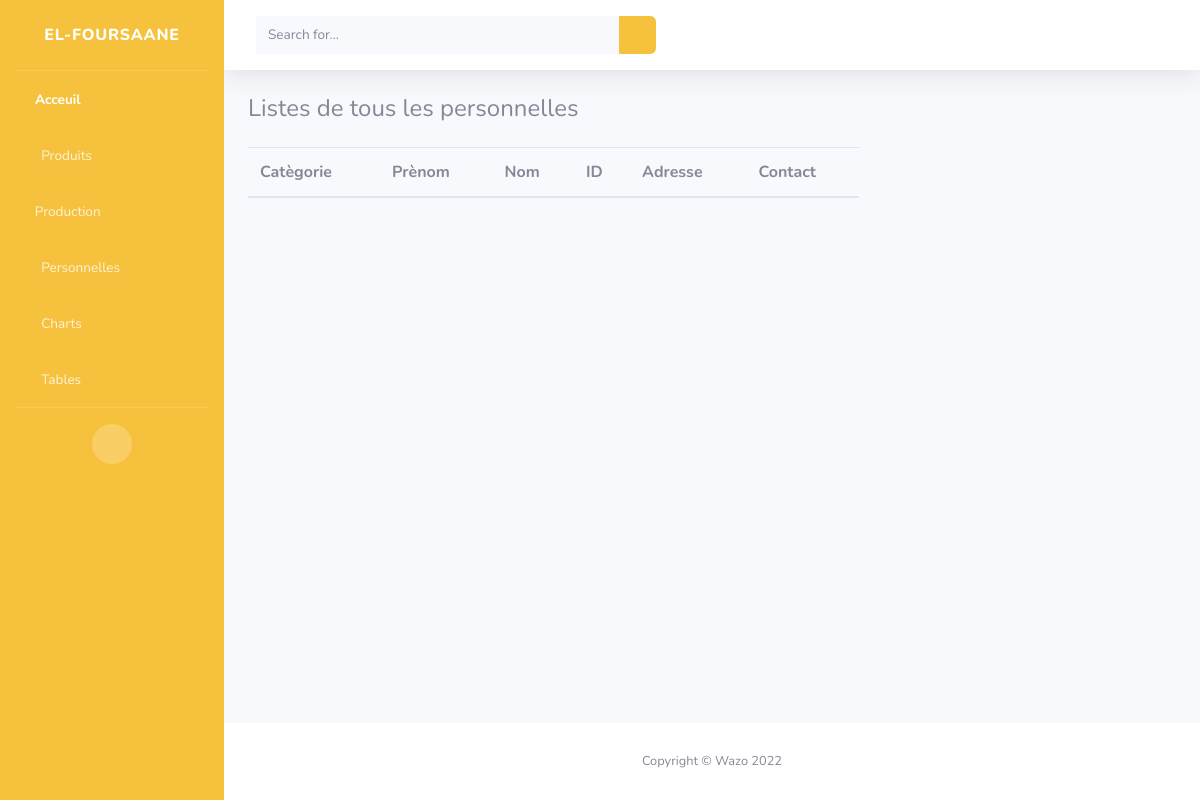
The page /employee_list on the database as committed earlier.
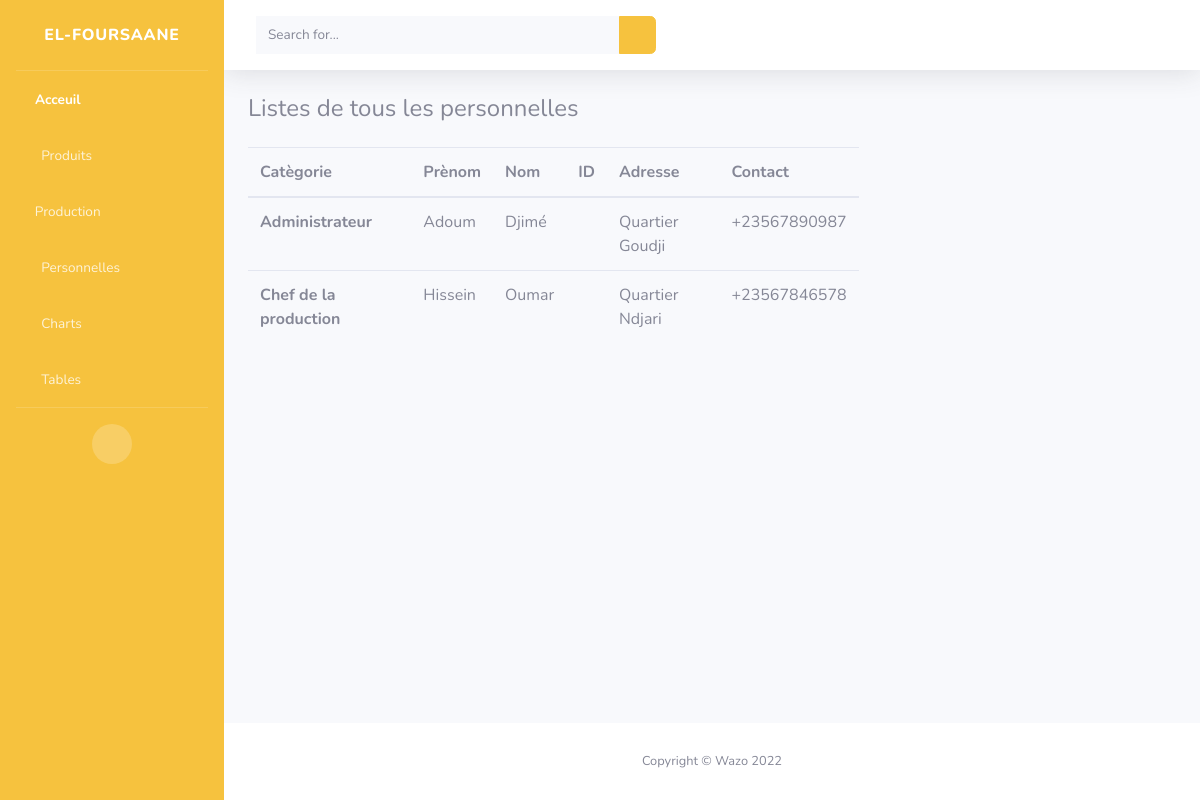
The same page on the database as committed later.
### boulanger/models.py (models this page shows, shortened)
class Employee(models.Model):
    category = models.ForeignKey(EmployeeCategory, blank=False, null=False, on_delete=models.CASCADE)
    first_name = models.CharField(max_length=150, blank=False, null=False)
    last_name = models.CharField(max_length=150, blank=False, null=False)
    registration_id = models.CharField(max_length=50, unique=True)
    address = models.CharField(max_length=150, blank=False, null=False)
    contact = models.CharField(max_length=200, blank=False, null=False)

class EmployeeCategory(models.Model):
    title = models.CharField(max_length=150, unique=True)
    role = models.TextField(max_length=3000)
    def __str__(self):
        return self.title

### boulanger/views.py (the view)
# urls.py: path('employee_list', views.EmployeeList, name='employee-list'),
def EmployeeList(request):
    employees = Employee.objects.all().order_by('first_name')
    return render(request, 'boulanger/employee_liste.html', {
        'employees': employees,
    })

### boulanger/templates/boulanger/employee_liste.html
{%extends 'boulanger/base_template.html' %}
{% load crispy_forms_tags %}
{%block content%}
<div class="container">
    <h4>Listes de tous les personnelles</h4>
    <div class="row mt-4">
        <div class="col-md-8">
            <table class="table">
                <thead>
                  <tr>
                    <th scope="col">Catègorie</th>
                    <th scope="col">Prènom</th>
                    <th scope="col">Nom</th>
                    <th scope="col">ID</th>
                    <th scope="col">Adresse</th>
                    <th scope="col">Contact</th>
                  </tr>
                </thead>
                <tbody>
                  {% for employee in employees %}
                  <tr>
                    <th scope="row">{{employee.category}}</th>
                    <td>{{employee.first_name}}</td>
                    <td>{{employee.last_name}}</td>
                    <td>{{employee.resgistration_id}}</td>
                    <td>{{employee.address}}</td>
                    <td>{{employee.contact}}</td>
                  </tr>
                  {% endfor %}
                </tbody>
              </table>
        </div>
    </div>
</div>
{%endblock%}

### boulanger/templates/boulanger/base_template.html (shortened to what this page needs)
<!DOCTYPE html>
<html lang="en">
<head>
    <link href="/static/vendor/fontawesome-free/css/all.min.css" rel="stylesheet" type="text/css">
    <link href="/static/css/video_style.css" rel="stylesheet">
    <link href="/static/css/sb-admin-2.min.css" rel="stylesheet">
</head>
<body id="page-top">
    <div id="wrapper">
        {% include 'boulanger/sidebar.html' %}
        <div id="content-wrapper" class="d-flex flex-column">
            <div id="content">
                {% include 'boulanger/topbar.html' %}
                {%block content%}
                {%endblock%}
            </div>
            {% include 'boulanger/footer.html' %}
        </div>
    </div>
</body>
</html>

### boulanger/templates/boulanger/sidebar.html (shortened to what this page needs)
<ul class="navbar-nav bg-warning sidebar sidebar-dark accordion" id="accordionSidebar">
    <a class="sidebar-brand d-flex align-items-center justify-content-center" href="#">
        <div class="sidebar-brand-text mx-3">El-Foursaane </div>
    </a>
    <hr class="sidebar-divider my-0">
    <li class="nav-item active">
        <a class="nav-link" href="#">
            <i class="fas fa-home"></i>
            <span>Acceuil</span></a>
    </li>
    <li class="nav-item">
        <a class="nav-link collapsed" href="#" data-toggle="collapse" data-target="#collapseUtilities"
            aria-expanded="true" aria-controls="collapseUtilities">
            <i class="fas fa-fw fa-globe"></i>
            <span>Produits</span>
        </a>
    </li>
    <li class="nav-item">
        <a class="nav-link collapsed" href="#" data-toggle="collapse" data-target="#collapseTwo"
            aria-expanded="true" aria-controls="collapseTwo">
            <i class="fa fa-list-alt"></i>
            <span>Production</span>
        </a>
    </li>
    <li class="nav-item">
        <a class="nav-link collapsed" href="#" data-toggle="collapse" data-target="#collapsePages"
            aria-expanded="true" aria-controls="collapsePages">
            <i class="fas fa-fw fa-user-tie"></i>
            <span>Personnelles</span>
        </a>
    </li>
    <li class="nav-item">
        <a class="nav-link" href="#">
            <i class="fas fa-fw fa-chart-area"></i>
            <span>Charts</span></a>
    </li>
    <li class="nav-item">
        <a class="nav-link" href="#">
            <i class="fas fa-fw fa-table"></i>
            <span>Tables</span></a>
    </li>
    <hr class="sidebar-divider d-none d-md-block">
    <div class="text-center d-none d-md-inline">
        <button class="rounded-circle border-0" id="sidebarToggle"></button>
    </div>
</ul>

### boulanger/templates/boulanger/topbar.html (shortened to what this page needs)
<nav class="navbar navbar-expand navbar-light bg-white topbar mb-4 static-top shadow ">
    <form class="d-none d-sm-inline-block form-inline mr-auto ml-md-3 my-2 my-md-0 mw-100 navbar-search" method="POST"
        action="#">
        <div class="input-group">
            <input type="search" class="form-control bg-light border-0 small" name="searched"
                placeholder="Search for..." aria-label="Search" aria-describedby="basic-addon2">
            <div class="input-group-append">
                <button class="btn btn-warning" type="submit">
                    <i class="fas fa-search fa-sm"></i>
                </button>
            </div>
        </div>
    </form>
</nav>

### boulanger/templates/boulanger/footer.html
<footer class="sticky-footer bg-white">
    <div class="container my-auto">
        <div class="copyright text-center my-auto">
            <span>Copyright &copy; Wazo 2022</span>
        </div>
    </div>
</footer>

Rows that differ between the two databases and show on the page:
added Employee: category "Administrateur", first_name "Adoum", last_name "Djimé", address "Quartier Goudji", contact "+23567890987"
added Employee: category "Chef de la production", first_name "Hissein", last_name "Oumar", address "Quartier Ndjari", contact "+23567846578"
